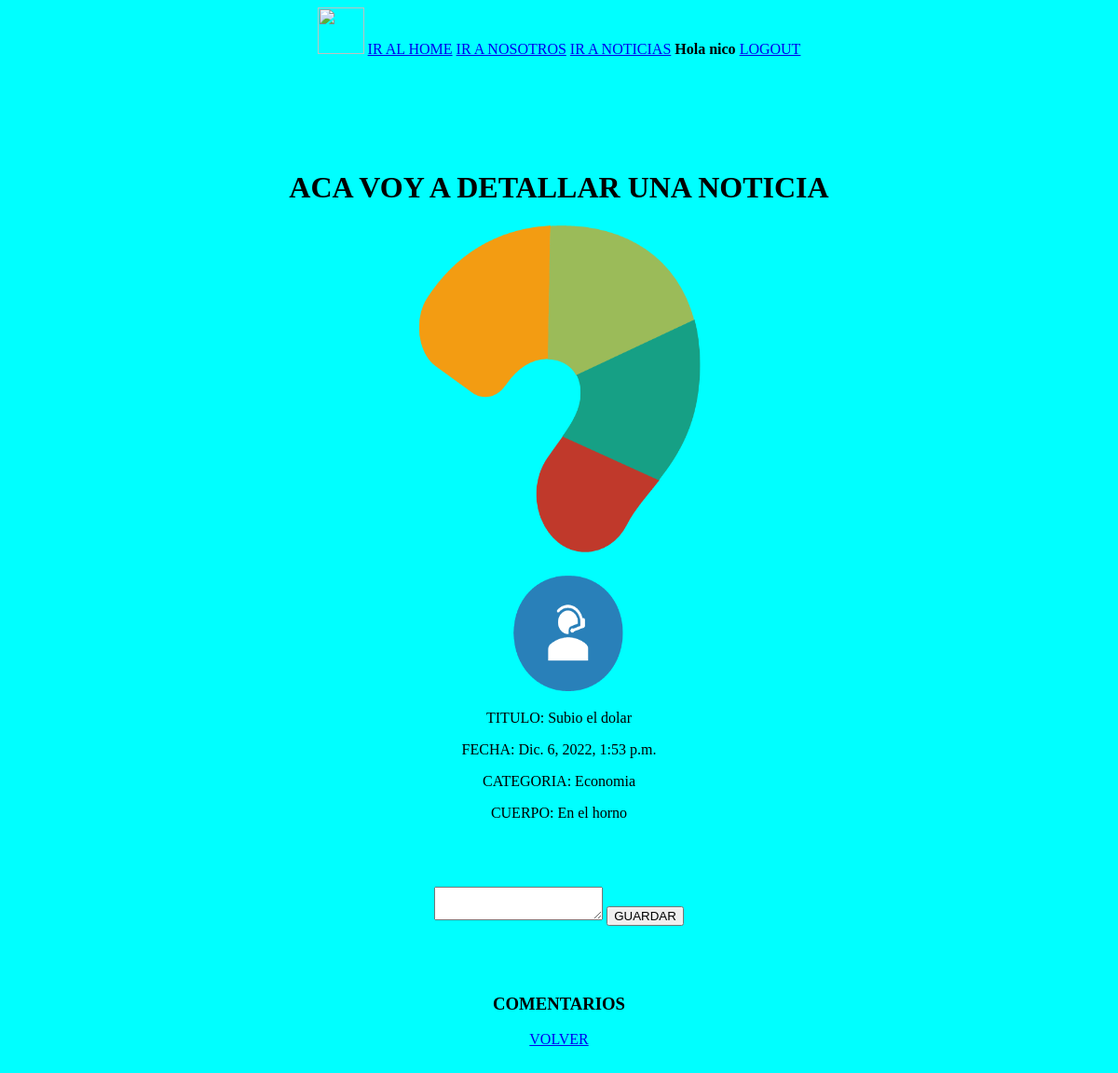
/Noticias/Detalle/3 (signed in), run on the app's committed database.
### apps/usuarios/models.py (models this page shows)
class Usuario(AbstractUser):
	pass

### apps/noticias/models.py (models this page shows, shortened)
class Noticia(models.Model):
	titulo = models.CharField(max_length = 150)
	cuerpo = models.TextField()
	imagen = models.ImageField(upload_to = 'noticias')
	categoria_noticia = models.ForeignKey(Categoria, on_delete = models.CASCADE)
	fecha = models.DateTimeField(auto_now_add=True)

class Categoria(models.Model):
	nombre = models.CharField(max_length = 60)
	def __str__(self):
		return self.nombre

### apps/noticias/views.py (the view)
# urls.py: path('Detalle/<int:pk>', views.Detalle_Noticias, name = 'detalle'),
@login_required
def Detalle_Noticias(request, pk):
	contexto = {}
	n = Noticia.objects.get(pk = pk) #RETORNA SOLO UN OBEJTO
	contexto['noticia'] = n
	c = Comentario.objects.filter(noticia = n)
	contexto['comentarios'] = c
	return render(request, 'noticias/detalle.html',contexto)

### templates/noticias/detalle.html (shortened to what this page needs)
{% extends 'base.html' %}
{% load static %}
{% block contenido %}
	<h1>ACA VOY A DETALLAR UNA NOTICIA</h1>
		<img src="{{noticia.imagen.url}}" width="500" height="500">
		<p>TITULO: {{noticia.titulo}}</p>
		<p>FECHA: {{noticia.fecha}}</p>
		<p>CATEGORIA: {{noticia.categoria_noticia}}</p>
		<p>CUERPO: {{noticia.cuerpo}}</p>
		<br><br>
		<br>
		<form method="POST" action="{% url 'noticias:comentar' %}">{% csrf_token %}
			<textarea name="comentario" maxlength="1500"> </textarea>
			<input type="submit" value="GUARDAR">
		</form>
		<br><br><br>
		<h3>COMENTARIOS</h3>
		<a href="{% url 'noticias:listar' %}">VOLVER</a>
{% endblock contenido %}

### templates/base.html (shortened to what this page needs)
{% load static %}
<!DOCTYPE html>
<html>
<head>
	<link rel="stylesheet" type="text/css" href="{% static 'css/main.css' %}">
</head>
<body class="contenedor">
	<div class="centrar">
		<img src="{% static 'img/logo.png' %}" width="50px" height="50px">
		<a href="{% url 'home' %}">IR AL HOME</a>
		<a href="{% url 'nosotros' %}">IR A NOSOTROS</a>
		<a href="{% url 'noticias:listar' %}">IR A NOTICIAS</a>
		{% if user.is_authenticated %}
			<strong>Hola {{ user.username }}</strong>
			<a href="{% url 'logout' %}">LOGOUT</a>
		{% else %}
			<a href="{% url 'login' %}">LOGIN</a>
			<a href="{% url 'usuarios:registro' %}">Registrar</a>
		{% endif %}
	</div>
	<div class="bloque">
	{% block contenido %}
	{% endblock contenido %}
	</div>
</body>
</html>

### static/css/main.css (style rules this page uses)
.contenedor { background-color: aqua; }
.centrar { text-align: center; }
.bloque { text-align: center; padding: 100px; }

### data on the page
Usuario: username "nico"
Noticia: imagen (picture), titulo "Subio el dolar", fecha "Dic. 6, 2022, 1:53 p.m.", categoria_noticia "Economia", cuerpo "En el horno"
